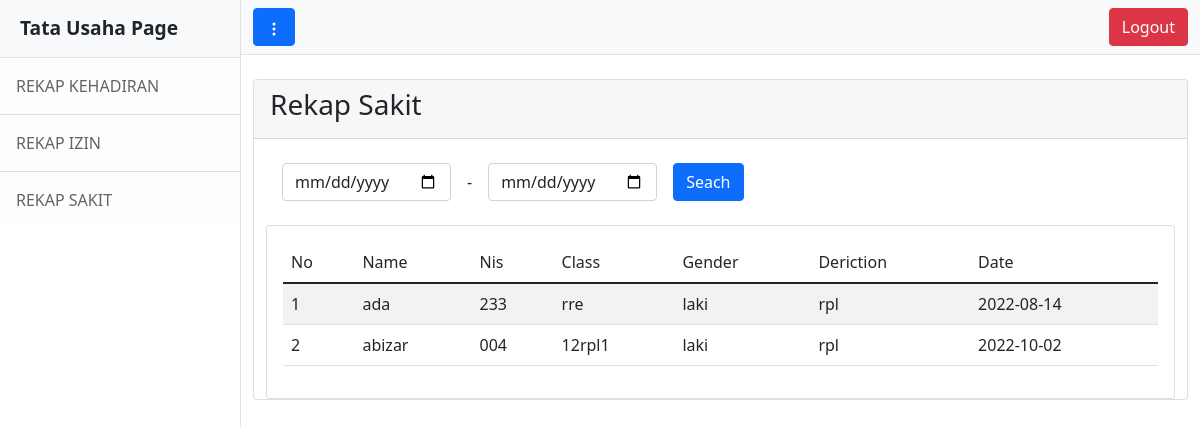
The app's page /tu/halaman_tu.php (signed in), older data.
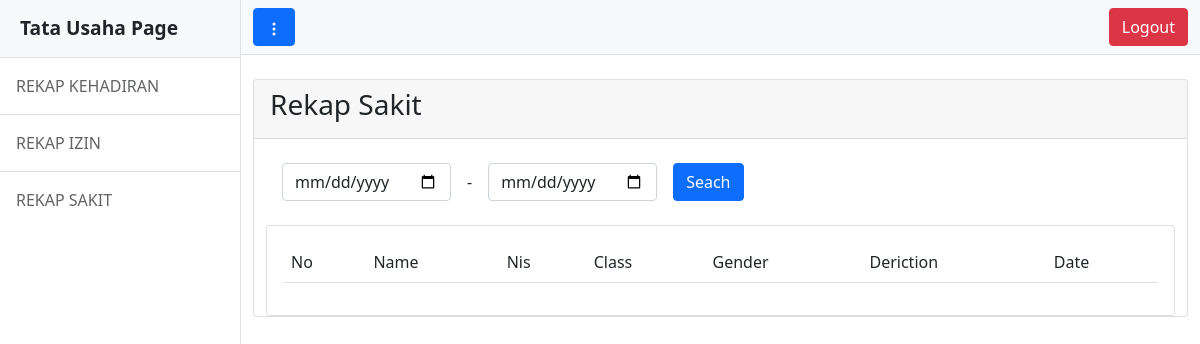
The same page, newer data.
### tables this page shows
CREATE TABLE `sakit` (
  `id` int(11) NOT NULL,
  `nama` varchar(255) NOT NULL,
  `nis` varchar(255) NOT NULL,
  `kelas` varchar(255) NOT NULL,
  `jenis_kelamin` varchar(200) NOT NULL,
  `jurusan` varchar(255) NOT NULL,
  `tgl_input` date NOT NULL
);

### tu/rekap-sakit.php (the view, shortened to what this page needs)
<?php
include "connect.php";
?>
<!DOCTYPE html>
<html lang="en">
<head>
    <link rel="stylesheet" type="text/css" href="css/css/bootstrap.min.css" />
</head>
<body>
    <br>
    <div class="card">
        <div class="card-header d-flex align-items-center">
            <h3>Rekap Sakit</h3>
        </div>
        <div class="container mt-4">
            <form action="" method="get">
                <div class="row g-3 align-items-center">
                    <div class="col-auto">
                    </div>
                    <div class="col-auto">
                        <input type="date" class="form-control" name="dari" required>
                    </div>
                    <div class="col-auto">
                        -
                    </div>
                    <div class="col-auto">
                        <input type="date" class="form-control" name="ke" required>
                    </div>
                    <div class="col-auto">
                        <button class="btn btn-primary" type="submit">Seach</button>
                    </div>
                </div>
            </form>
            <br>
            <div class="card">
                <div class="card-body">
                    <table class="table table-striped">
                        <thead>
                            <tr>
                                <td>No</td>
                                <td>Name</td>
                                <td>Nis</td>
                                <td>Class</td>
                                <td>Gender</td>
                                <td>Deriction</td>
                                <td>Date</td>
                            </tr>
                        </thead>
                        <?php
                        if (isset($_GET['dari']) && isset($_GET['ke'])) {
                            $data = mysqli_query($conn, "SELECT * FROM sakit WHERE tgl_input BETWEEN '" . $_GET['dari'] . "' and '" . $_GET['ke'] . "'");
                        } else {
                            $data = mysqli_query($conn, "select * from sakit");
                        }
                        $no = 1;
                        while ($row = mysqli_fetch_array($data)) {
                        ?>
                            <tr>
                                <td><?= $no++; ?></td>
                                <td><?= $row['nama']; ?></td>
                                <td><?= $row['nis']; ?></td>
                                <td><?= $row['kelas']; ?></td>
                                <td><?= $row['jenis_kelamin']; ?></td>
                                <td><?= $row['jurusan']; ?></td>
                                <td><?= $row['tgl_input']; ?></td>
                            </tr>
                        <?php } ?>
                    </table>
                </div>
            </div>
        </div>
    </div>
</body>
</html>

Row changes from the older to the newer data that the page shows:
removed sakit: nama "ada", nis "233", kelas "rre", jenis_kelamin "laki", jurusan "rpl", tgl_input "2022-08-14"
removed sakit: nama "abizar", nis "004", kelas "12rpl1", jenis_kelamin "laki", jurusan "rpl", tgl_input "2022-10-02"
